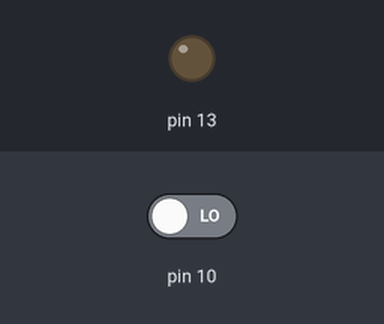
Simulated run of this sketch. Board: Arduino Uno, built with avr-gcc and run on an emulated ATmega328P. Shown: output pins drawn as LEDs (lit = HIGH). The test bench sets the inputs (shaded band); at power-on: pin 10 LOW.

Above: at 1.2 s.
1.3 s: pin 10 driven HIGH
At 2.3 s:
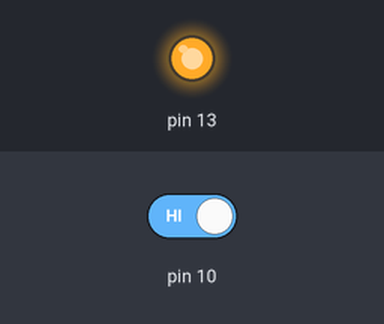
2.8 s: pin 10 driven LOW
At 3.4 s:
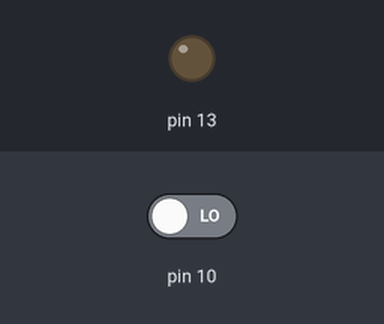
Timing chart, 0 to 5.8 s (numbered marks = the images above; inputs shaded):
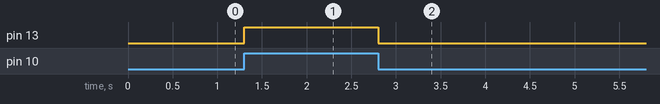

Measured:
- after the input at 1.3 s, pin 13: LOW → HIGH at once
- after the input at 2.8 s, pin 13: HIGH → LOW at once

The sketch:

switch-led.ino
```cpp
void setup()
{

  pinMode(10, INPUT);
  pinMode(13, OUTPUT);

}

void loop()
{
 if (digitalRead(10) == 1)
   digitalWrite(13, HIGH);
 else
   digitalWrite(13, LOW);

}
```
